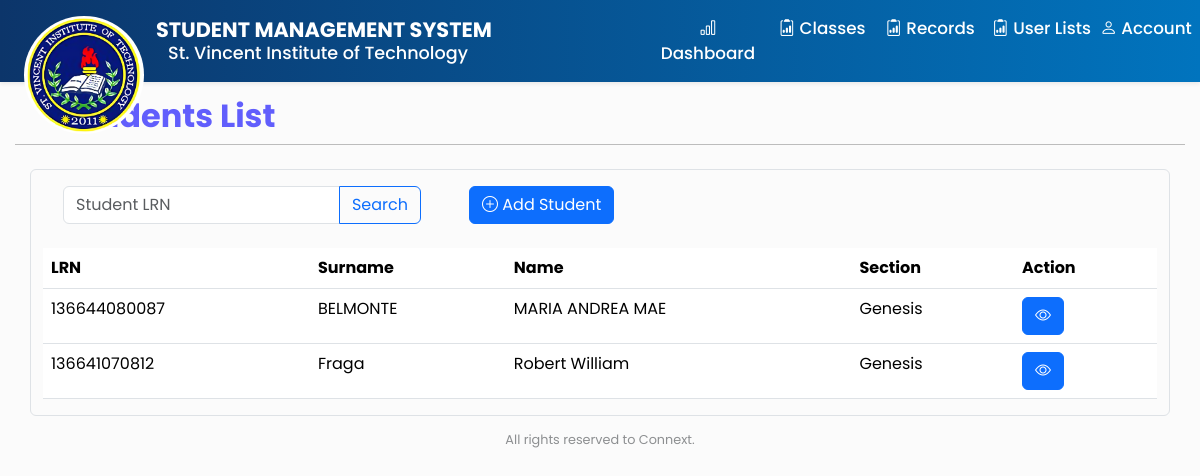
Page /student/ (signed in) on the earlier database version.
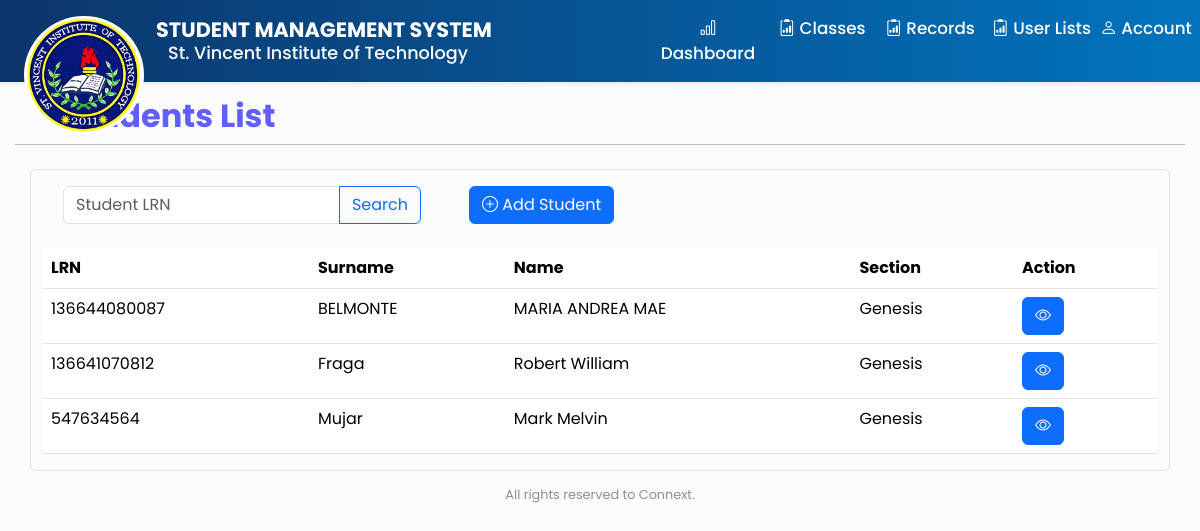
Same page on the later database version.
### admin_staff/models.py (models this page shows, shortened)
class StudentProfile(models.Model):
    user = models.OneToOneField(User, null=True, on_delete=models.CASCADE)
    student_lrn = models.BigIntegerField(primary_key=True)
    surname = models.CharField(max_length=24)
    first_name = models.CharField(max_length=24)
    middle_name = models.CharField(max_length=24, blank=True, null=True)
    gender_choice = (
        ('Male', 'Male'),
        ('Female', 'Female'),
    )
    gender = models.CharField(max_length=24, default="Gender", choices=gender_choice, blank=True, null=True)
    birth_date = models.DateField()
    birth_place = models.CharField(max_length=200, blank=True, null=True)
    religion = models.CharField(max_length=24, blank=True, null=True)
    civil_choice = (
        ('Single', 'Single'),
        ('Married', 'Married'),
        ('Divorced', 'Divorced'),
        ('Widowed', 'Widowed'),
    )
    civil_status = models.CharField(max_length=10, default="Status", choices=civil_choice, blank=True, null=True)
    contact = models.BigIntegerField(blank=True, null=True)
    email = models.CharField(max_length=100, blank=True, null=True)
    section = models.ForeignKey('section', null=True, on_delete=models.SET_NULL)
    adviser = models.ForeignKey('FacultyStaff', blank=True, null=True, on_delete=models.SET_NULL)
    level = models.ForeignKey('level', blank=True, null=True, on_delete=models.SET_NULL)
    class Meta:
        managed = True
        db_table = 'student_profile'

class section(models.Model):
    section_name = models.CharField(max_length=20)
    level = models.ForeignKey("level", null=True, on_delete=models.SET_NULL)
    def __str__(self):
        return self.section_name

### admin_staff/decorators.py (the view)
        def wrapper_func(request, *args, **kwargs):
            group = None
            if request.user.groups.exists():
                group = request.user.groups.all()[0].name
            if group in allow_roles:
                return view_func(request, *args, **kwargs)
            else:
                return HttpResponse('you are not authorize')

### admin_staff/views.py (called while the page is built)
@login_required(login_url='login')
@allowed_user(allow_roles=['admin'])
def student_list(request):
    students = StudentProfile.objects.all()
    return render(request, 'admin/student_list.html', { 'student': students})

### admin_staff/templates/admin/student_list.html
{% extends "admin/admin_dashboard.html" %}
{% block content %}
<div class="page-title mb-4" style="margin:15px;">
  <h2 style="color: #615EFC; font-weight: bold; margin-right: 20px; padding-left: 50px;">Students List</h2>
  <hr style="margin-top: 0; color: black;">
</div>
<div class="container border rounded">
  <div class="row g-2">
    <div class="col-md-4 col-sm-6 m-3 p-2">
      <div class="input-group">
          <input type="text" class="form-control" placeholder="Student LRN" aria-label="Student's LRN" aria-describedby="button-addon2">
          <button class="btn btn-outline-primary" type="button" id="button-addon2">Search</button>
      </div>
    </div>
    <div class="col-md-6 m-3 p-2">
        <button type="button" class="btn btn-primary">
          <i class="bi bi-plus-circle"></i> Add Student
        </button>
    </div>
  </div>
  <table class="table table-hover" >
        <thead>
          <tr>
            <th scope="col">LRN</th>
            <th scope="col">Surname</th>
            <th scope="col">Name</th>
            <th scope="col">Section</th>
            <th scope="col">Action</th>
          </tr>
        </thead>
        <tbody>
            {% for i in student %}
                  <tr>
                    <td>{{i.student_lrn}}</td>
                    <td>{{i.surname}}</td>
                    <td>{{i.first_name}}</td>
                    <td>{{i.section}}</td>
                    <td>
                      <button class="btn btn-primary" type="submit" title="Edit"><a href="{% url "studentinfo" i.student_lrn %}" style="text-decoration: none; color: inherit" >
                        <i class="bi bi-eye"></i>
                      </a></button>
                    </td>
                  </tr>
            {% endfor %}
        </tbody>
    </table>
</div>
{% endblock content %}

### admin_staff/templates/admin/admin_dashboard.html (shortened to what this page needs)
<!DOCTYPE html>
{% load static %}
<html lang="en">
  <head>
    <link href="https://cdn.jsdelivr.net/npm/bootstrap@5.3.3/dist/css/bootstrap.min.css" rel="stylesheet">
    <link rel="stylesheet" href="https://cdn.jsdelivr.net/npm/bootstrap-icons@1.11.3/font/bootstrap-icons.min.css">
    <link rel="stylesheet" href="{% static "css/admin.css" %}">
  </head>
<body>
  <div class="header">
    <img src="{% static 'img/svit_logo.png' %}" alt="Logo" class="logo">
  </div>
  <nav class="navbar navbar-expand-lg shadow-sm">
    <div class="container-fluid d-flex flex-column pt-2" id="nameTitle">
      <h1>STUDENT MANAGEMENT SYSTEM</h1>
      <h2>St. Vincent Institute of Technology</h2>
    </div>
    <div class="collapse navbar-collapse" id="navbarSupportedContent">
      <ul class="navbar-nav ms-auto mt-lg-0">
        <li class="nav-item dashboard"><a class="nav-link" href="{% url "home" %}" style="color: white">
          <i class="bi bi-bar-chart"></i> Dashboard
        </a></li>
        <li class="nav-item dropdown">
          <a class="nav-link dropdown-toggle" id="navbarDropdown" href="#" role="button" data-bs-toggle="dropdown" aria-haspopup="true" aria-expanded="false" style="color: white">
            <i class="bi bi-clipboard2-data"></i> Classes
          </a>
        </li>
        <li class="nav-item dropdown">
          <a class="nav-link dropdown-toggle" id="navbarDropdown" href="#" role="button" data-bs-toggle="dropdown" aria-haspopup="true" aria-expanded="false" style="color: white">
            <i class="bi bi-clipboard2-data"></i> Records
          </a>
        </li>
        <li class="nav-item dropdown">
          <a class="nav-link dropdown-toggle" id="navbarDropdown" href="#" role="button" data-bs-toggle="dropdown" aria-haspopup="true" aria-expanded="false" style="color: white">
            <i class="bi bi-clipboard2-data"></i> User Lists
          </a>
        </li><li class="nav-item dropdown">
          <a class="nav-link dropdown-toggle" id="navbarDropdown" href="#" role="button" data-bs-toggle="dropdown" aria-haspopup="true" aria-expanded="false" style="color: white">
            <i class="bi bi-person"></i> Account
          </a>
        </li>
      </ul>
    </div>
  </nav>
  {% block content %}{% endblock content %}
  <footer class="d-flex align-items-center justify-content-center" style="height: 8vh;">
    <p class="text-center" style="font-size: 80%; opacity: 50%;">All rights reserved to Connext.</p>
  </footer>
</body>
</html>

### static/css/admin.css (style rules this page uses)
body { font-family: 'Poppins', sans-serif; background-color: #FBFBFB; }
.navbar { justify-content: flex-start ; background: linear-gradient(to right, #0C356A, #0174BE); color: white; z-index: 5; }
#nameTitle h1 { align-self: flex-start; font-weight: bold; font-size: 130%; padding-left: 12vw; margin: 0; }
#nameTitle h2 { align-self: flex-start; font-size: 110%; padding-left: 13vw; }
.logo { border-radius: 100%; position: absolute; top: 2vh; left: 2vw; width: 10vw; height: auto; z-index: 10; }
.navbar .dropdown-toggle::after { display: none; }
.nav-item.dropdown { width: 9vw; text-align: center; }
.nav-item.dashboard { width: 10vw; text-align: center; }
li { font-weight: 500; font-size: 105%; }
.page-title > h2 { color: #0C356A; }

Differences in the rows shown:
added StudentProfile: student_lrn "547634564", surname "Mujar", first_name "Mark Melvin", section "Genesis"
